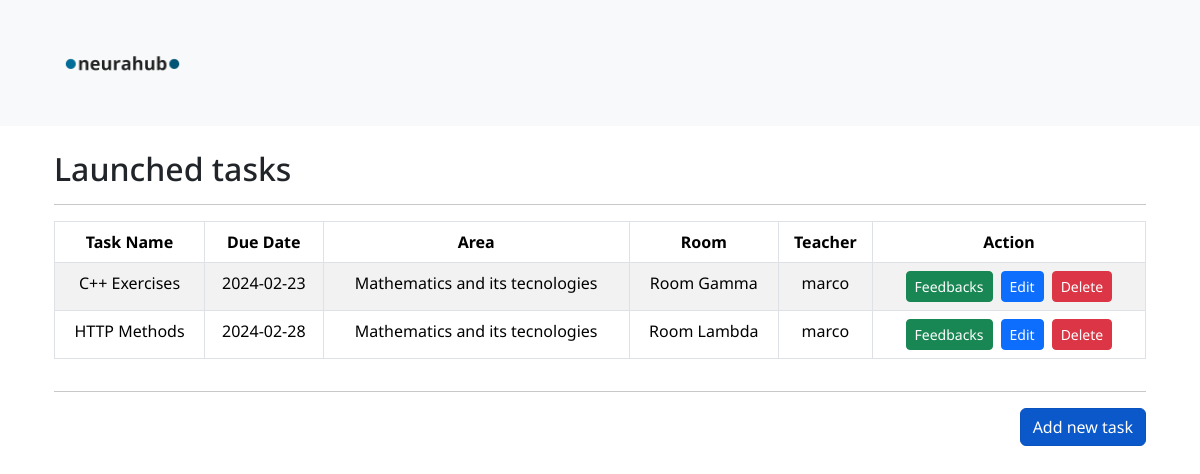
Screenshot of /teacher-panel (signed in) with the database file from the repository.
### tables this page shows
CREATE TABLE "tasks" (
    id INTEGER PRIMARY KEY,
    task_name TEXT NOT NULL,
    due_date DATE NOT NULL,
    area_id INTEGER NOT NULL,
    room_id INTEGER NOT NULL, teacher_username TEXT, reviewed INTEGER DEFAULT 0,
    FOREIGN KEY (area_id) REFERENCES areas (id),
    FOREIGN KEY (room_id) REFERENCES rooms (id)
);

CREATE TABLE teacher_areas (
        id INTEGER PRIMARY KEY,
        area_name TEXT NOT NULL
    );

CREATE TABLE rooms (
        id INTEGER PRIMARY KEY,
        room_name TEXT NOT NULL
    );

### src/routes/routes.py (the view)
@blueprint.route('/teacher-panel', methods=['GET', 'POST'])
def return_teacher_panel():
    return teacher_panel_page()

### src/controllers/controllers_methods.py (called while the page is built)
def get_registered_teacher_area(username):
    conn = sqlite3.connect('databases/neurahub-data.db')
    cursor = conn.cursor()
    cursor.execute("SELECT area_id FROM teachers WHERE name = ?", (username,))
    area_id = cursor.fetchone()[0]
    cursor.execute("SELECT area_name FROM teacher_areas WHERE id = ?", (area_id,))
    area_name = cursor.fetchone()[0]
    conn.close()
    return area_name

def check_if_teacher_logged_in():
    if session.get('logged_in_teacher'):
        return True

### templates/teacher_panel.html (shortened to what this page needs)
<!DOCTYPE html>
<html lang="en">
	<head>
		<link rel= "stylesheet" type= "text/css" href= "{{ url_for('static',filename='style/style.css') }}">
		<link href="https://cdn.jsdelivr.net/npm/bootstrap@5.3.2/dist/css/bootstrap.min.css" rel="stylesheet">
		<link rel="stylesheet" href="https://cdnjs.cloudflare.com/ajax/libs/font-awesome/6.5.1/css/all.min.css">
	</head>
	<body>
		<nav class="navbar navbar-expand-lg bg-body-tertiary">
			<div class="container-fluid">
				<a class="navbar-brand" href="#">
					<img src="{{ url_for('static', filename='img/neurahub_logo_no_bg.png') }}" alt="Logo" height="100" class="d-inline-block align-items-center mx-auto px-5">
				</a>
			</div>
		</nav>
		<div class="container mx-auto p-4">
			<h2>Launched tasks</h2>
			<hr>
			<div class="table-responsive">
				<table class="table table-bordered table-striped table-hover text-center align-items-center">
					<thead>
						<tr>
							<th scope="col">Task Name</th>
							<th scope="col">Due Date</th>
							<th scope="col">Area</th>
							<th scope="col">Room</th>
							<th scope="col">Teacher</th>
							<th scope="col">Action</th>
						</tr>
					</thead>
					<tbody>
						{% for task in created_tasks %}
						<tr>
							<td>{{ task['task_name'] }}</td>
							<td>{{ task['due_date'] }}</td>
							<td>{{ task['area_name'] }}</td>
							<td>{{ task['room_name'] }}</td>
							<td>{{ task['teacher_name'] }}</td>
							<td>
								<div class="d-flex justify-content-center"H>
									<div class="px-1">
										<a href="{{ url_for('main.return_processed_id_to_feedback', task_id=task['task_id']) }}" class="btn btn-success btn-sm">Feedbacks</a>
									</div>
									<div class="px-1">
										<a href="{{ url_for('main.return_processed_id_to_edit', task_id=task['task_id']) }}" class="btn btn-primary btn-sm">Edit</a>
									</div>
									<div class="px-1">
										<a href="{{ url_for('main.return_processed_id_to_delete', task_id=task['task_id']) }}" class="btn btn-danger btn-sm">Delete</a>
									</div>
								</div>
							</td>
						</tr>
						{% endfor %}
					</tbody>
				</table>
			</div>
			<hr>
			<div class="d-flex justify-content-end">
				<a class="btn btn-primary  active" role="button" aria-pressed="true" href="/create-task">Add new task</a>
			</div>
		</div>
	</body>
</html>

### static/style/style.css (style rules this page uses)
* { margin: 0; padding: 0; font-family: 'Noto Sans', sans-serif; }

### rows the page displays
tasks: task_name "C++ Exercises", due_date "2024-02-23"
teacher_areas: area_name "Mathematics and its tecnologies" "Mathematics and its tecnologies"
rooms: room_name "Room Gamma"
tasks: task_name "HTTP Methods", due_date "2024-02-28"
rooms: room_name "Room Lambda"

### other values shown
{{ task['teacher_name'] }} "marco" "marco"
